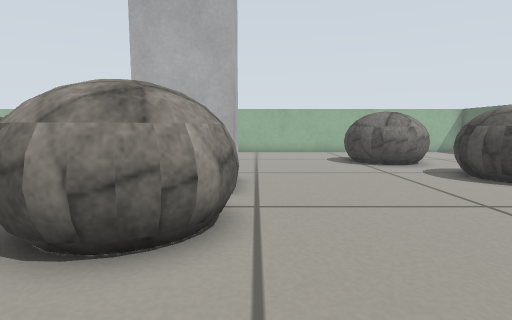
[1] (above)

21 first-person views from a walk through a Gazebo world. The camera is 0.34 m above the floor, tilts 6° down and sees 80° across. The floor is counted in squares, 0.2 m on a side. Each view is taken from the middle of a square. On the plan, view 1 faces up. The plan holds only what a view shows up to about 16 squares ahead; the rest is blank. Some stock models are drawn as simple stand-ins. Surface patterns are stand-ins for the level's own textures.

[2]
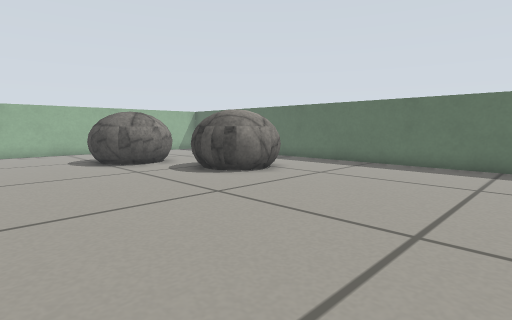

[3]
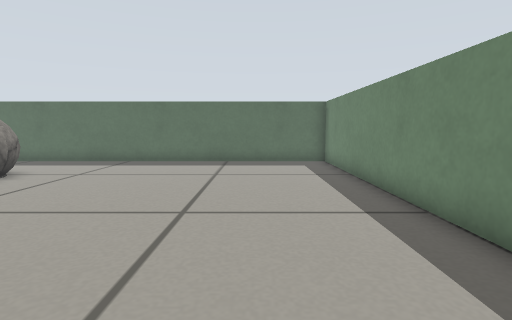

[4]
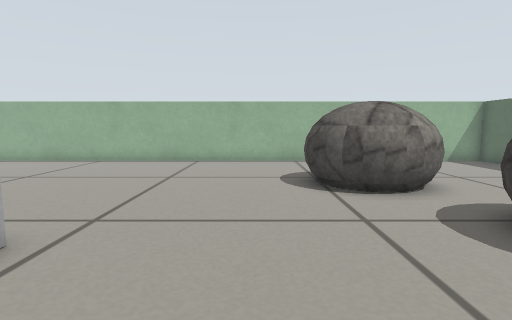

[5]
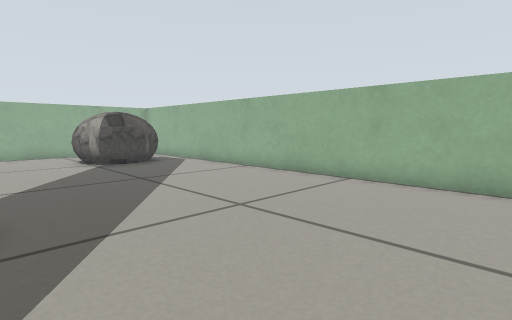

[6]
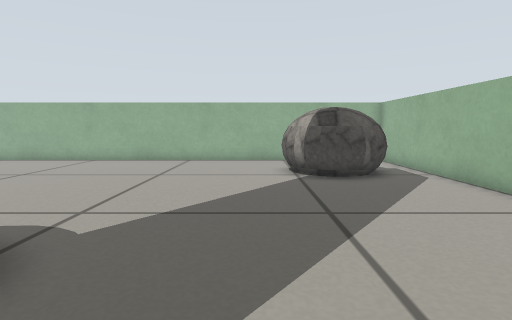

[7]
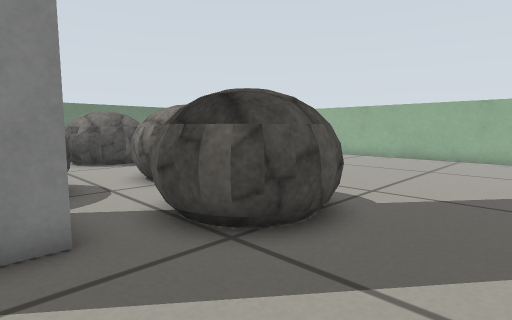

[8]
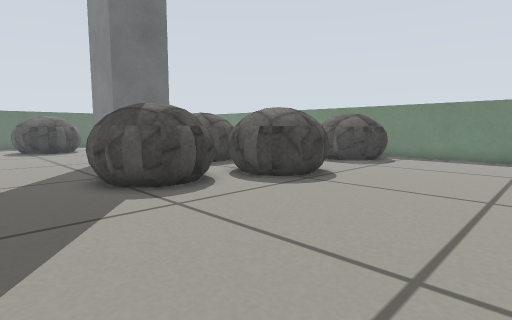

[9]
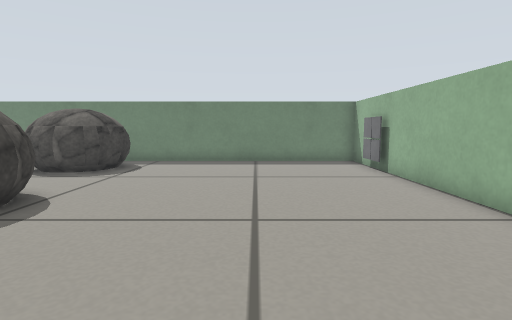

[10]
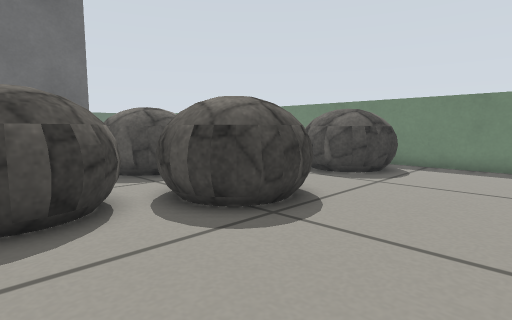

[11]
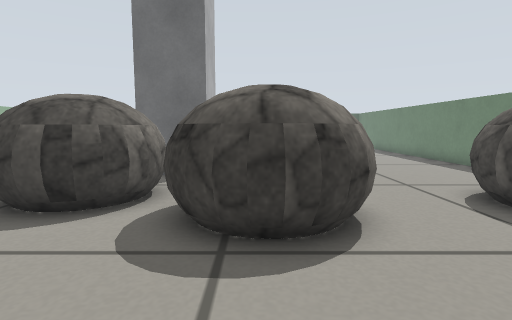

[12]
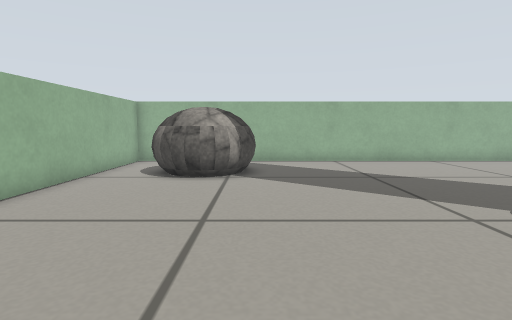

[13]
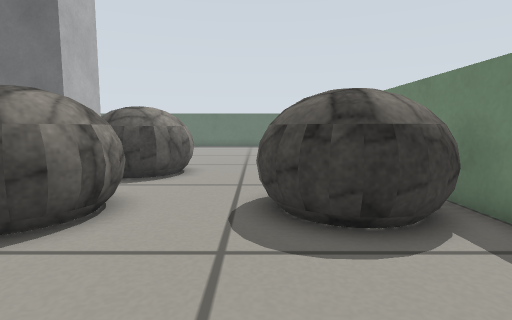

[14]
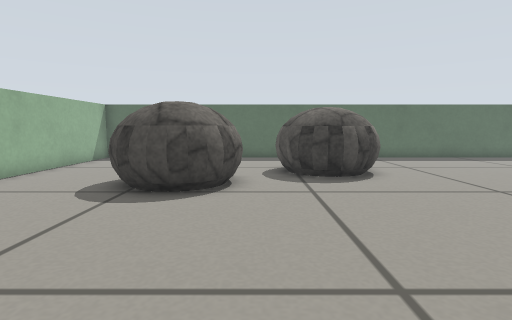

[15]
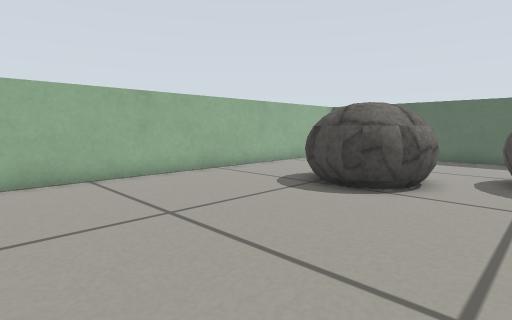

[16]
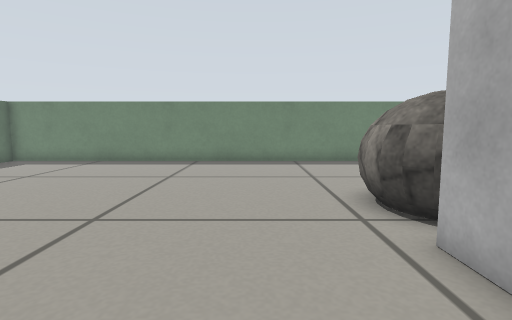

[17]
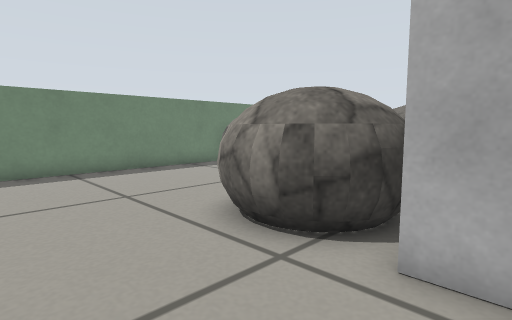

[18]
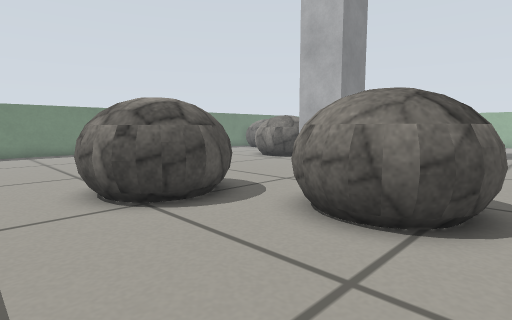

[19]
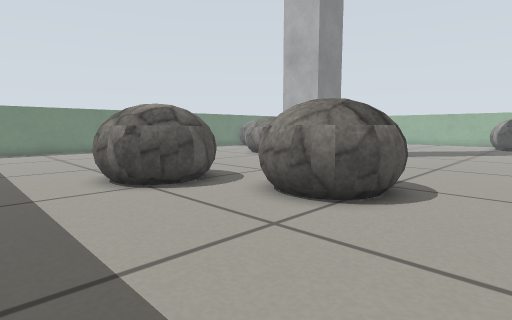

[20]
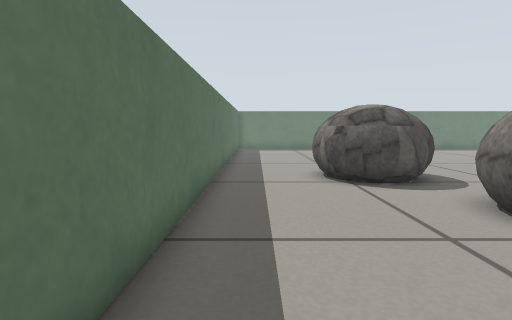

[21]
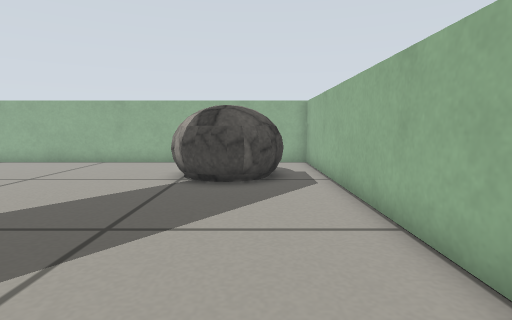

### Floor plan
Points are (right, up) in squares from view 1. A wall is a line through its corners. A room is listed if a view was taken in it or the views show most of it. See-through windows are left out.
Room 1 (views 1, 2, 3, 4, 5, 6, 7, 8, 9, 10, 11, 12, 13, 14, 15, 16, 17, 18, 19, 20, 21)
walls: (14.4, -3.5) (14.4, 21.5) (-20, 21.5) (-20, -3.5) (14.4, -3.5)
objects: marker (-20, -1); rock (-18, 16) to (-14, 20); rock (-10, 4) to (-6, 8); rock (-9, -3) to (-6, 1); rock (-8, 8) to (-5, 12); rock (-4, 4) to (0, 7); pole (-3, 8) to (-1, 10); rock (5, 14) to (8, 17); rock (7, 8) to (11, 12)

Where each view was taken, in squares from view 1:
view 1: 0 up, 0 right, facing up
view 2: 0 up, 0 right, facing up-right
view 3: 0 up, 1 left, facing right
view 4: 6 up, 3 right, facing up
view 5: 12 up, 0 right, facing up-left
view 6: 15 up, 4 left, facing left
view 7: 15 up, 2 left, facing down-left
view 8: 15 up, 16 left, facing down-right
view 9: 12 up, 15 left, facing down
view 10: 11 up, 14 left, facing down-right
view 11: 6 up, 14 left, facing right
view 12: 6 up, 14 left, facing up
view 13: 1 up, 14 left, facing right
view 14: 13 up, 3 left, facing right
view 15: 11 up, 3 left, facing up-right
view 16: 12 up, 2 right, facing down
view 17: 9 up, 3 right, facing down-left
view 18: 18 up, 13 right, facing down-left
view 19: 20 up, 14 right, facing down-left
view 20: 21 up, 13 right, facing down
view 21: 19 up, 5 left, facing left
